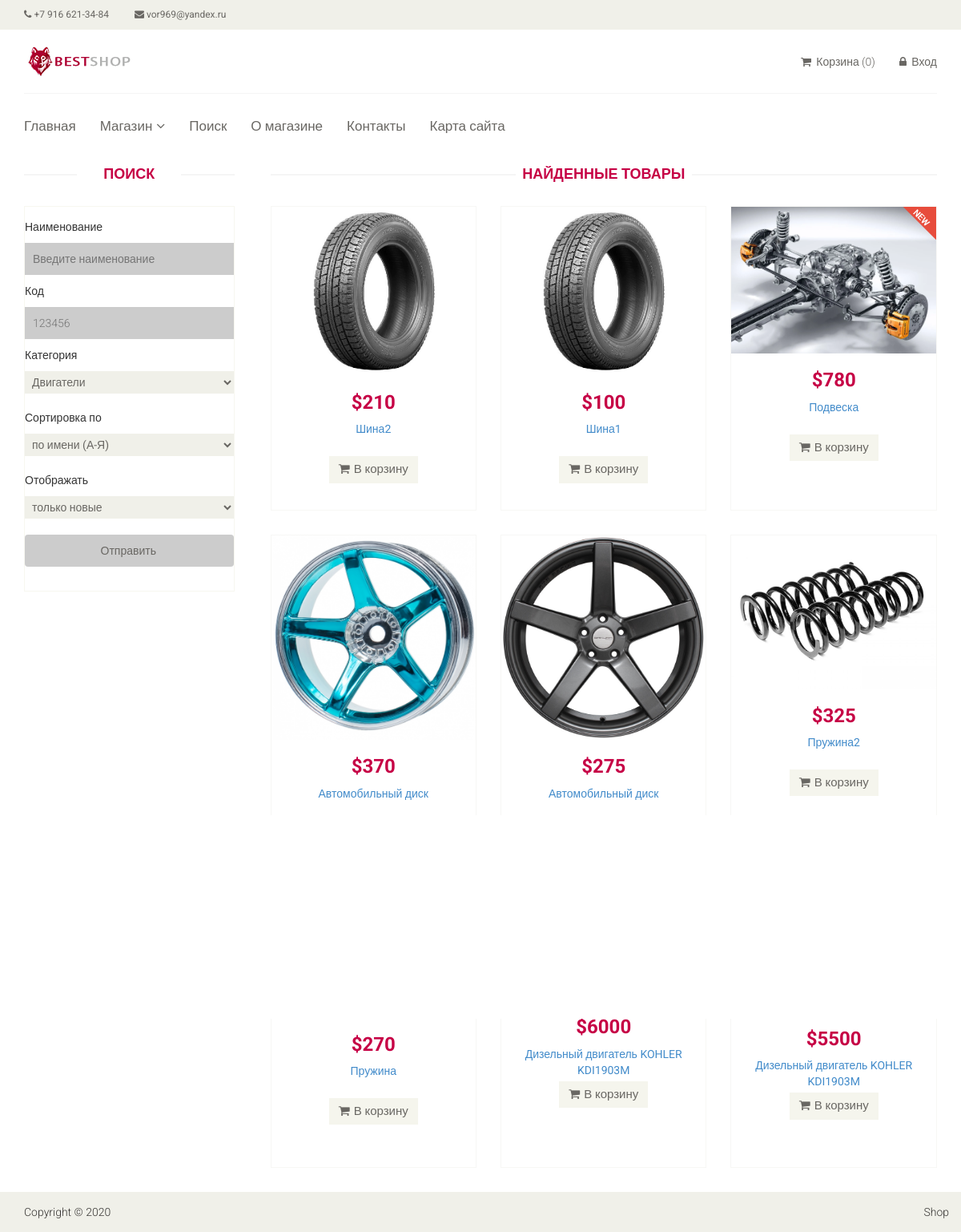
The app's page /search/ with its own data.
### tables this page shows
CREATE TABLE `product` (
  `id` int(11) NOT NULL,
  `name` varchar(255) NOT NULL,
  `category_id` int(11) NOT NULL,
  `code` int(11) NOT NULL,
  `price` float NOT NULL,
  `availability` int(11) NOT NULL,
  `brand` varchar(255) NOT NULL,
  `description` text NOT NULL,
  `is_new` int(11) NOT NULL DEFAULT 0,
  `is_recommended` int(11) NOT NULL DEFAULT 0,
  `status` int(11) NOT NULL DEFAULT 1,
  `image` varchar(64) DEFAULT NULL
);

### config/routes.php (called while the page is built)
<?php
return array(
    'product/([0-9]+)' => 'product/view/$1',
    'catalog' => 'catalog/index',
    'search' => 'catalog/search',
    'category/([0-9]+)/page-([0-9]+)' => 'catalog/category/$1/$2',
    'category/([0-9]+)' => 'catalog/category/$1',
    'cart/checkout' => 'cart/checkout',
    'cart/delete/([0-9]+)' => 'cart/delete/$1',
    'cart/add/([0-9]+)' => 'cart/add/$1',
    'cart/addAjax/([0-9]+)' => 'cart/addAjax/$1',
    'cart' => 'cart/index',
    'user/register' => 'user/register',
    'user/login' => 'user/login',
    'user/logout' => 'user/logout',
    'cabinet/edit' => 'cabinet/edit',
    'cabinet' => 'cabinet/index',
    'admin/product/create' => 'adminProduct/create',
    'admin/product/update/([0-9]+)' => 'adminProduct/update/$1',
    'admin/product/delete/([0-9]+)' => 'adminProduct/delete/$1',
    'admin/product' => 'adminProduct/index',
    'admin/category/create' => 'adminCategory/create',
    'admin/category/update/([0-9]+)' => 'adminCategory/update/$1',
    'admin/category/delete/([0-9]+)' => 'adminCategory/delete/$1',
    'admin/category' => 'adminCategory/index',
    'admin/order/update/([0-9]+)' => 'adminOrder/update/$1',
    'admin/order/delete/([0-9]+)' => 'adminOrder/delete/$1',
    'admin/order/view/([0-9]+)' => 'adminOrder/view/$1',
    'admin/order' => 'adminOrder/index',
    'admin' => 'admin/index',
    'contacts' => 'site/contact',
    'about' => 'site/about',
    'map' => 'site/map',
    'index.php' => 'site/index',
    '' => 'site/index',
);

### controllers/CatalogController.php (called while the page is built, shortened)
<?php
class CatalogController
{
    public function actionSearch()
    {
        $categories = Category::getCategoriesList();
        if (isset($_POST['submit']))
        {
            $name = $_POST['name'];
            $code = $_POST['code'];
            $categoryId = $_POST['category'];
            $sort = $_POST['sort'];
            $display = $_POST['display'];
            $allProducts = Product::getSearchProducts($name,$code,$categoryId,$sort,$display);
        }
        else
        {
            $allProducts = Product::getAllProducts();
        }
        require_once(ROOT . '/views/catalog/search.php');
        return true;
    }
}

### index.php (called while the page is built, shortened)
<?php
$router = new Router();
$router->run();

### models/Category.php (called while the page is built, shortened)
<?php
class Category
{
    public static function getCategoriesList()
    {
        $db = Db::getConnection();
        $result = $db->query('SELECT id, name FROM category WHERE status = "1" ORDER BY sort_order, name ASC');
        $i = 0;
        $categoryList = array();
        while ($row = $result->fetch()) {
            $categoryList[$i]['id'] = $row['id'];
            $categoryList[$i]['name'] = $row['name'];
            $i++;
        }
        return $categoryList;
    }
}

### models/Product.php (called while the page is built, shortened)
<?php
class Product
{
    public static function getAllProducts()
    {
        $db = Db::getConnection();
        $sql = 'SELECT id, name, price, is_new, description, code, availability FROM product '
                . 'WHERE status = "1" ORDER BY id DESC ';
        $result = $db->prepare($sql);
        $result->setFetchMode(PDO::FETCH_ASSOC);
        $result->execute();
        $i = 0;
        $productsList = array();
        while ($row = $result->fetch()) {
            $productsList[$i]['id'] = $row['id'];
            $productsList[$i]['name'] = $row['name'];
            $productsList[$i]['price'] = $row['price'];
            $productsList[$i]['is_new'] = $row['is_new'];
            $productsList[$i]['description'] = $row['description'];
            $productsList[$i]['code'] = $row['code'];
            $productsList[$i]['availability'] = $row['availability'];
            $i++;
        }
        return $productsList;
    }
    public static function getImage($id)
    {
        $noImage = 'no-image.jpg';
        $path = '/upload/images/products/';
        $pathToProductImage = $path . $id . '.jpg';
        if (file_exists($_SERVER['DOCUMENT_ROOT'].$pathToProductImage)) {
            return $pathToProductImage;
        }
        return $path . $noImage;
    }
}

### views/catalog/search.php (the view, shortened to what this page needs)
<?php include ROOT . '/views/layouts/header.php'; ?>
<section>
    <div class="container">
        <div class="row">
            <div class="col-sm-3">
                <div class="left-sidebar">
                    <h2>Поиск</h2>
                    <div class="panel-group category-products search-form">
                        <form action="#" method="post">
                            <p>Наименование</p>
                            <input type="text" name="name" placeholder="Введите наименование" value=""/>
                            <p>Код</p>
                            <input type="text" name="code" placeholder="123456" value=""/>
                            <p>Категория</p>
                            <select name="category">
                                <?php foreach ($categories as $categoryItem): ?>
                                    <option value="<?=$categoryItem['id'];?>"><?=$categoryItem['name'];?></option>
                                <?php endforeach; ?>
                            </select>
                            <br/><br/>
                            <p>Сортировка по</p>
                            <select name="sort">
                                <option value="name-top">по имени (А-Я)</option>
                            </select>
                            <br/>
                            <br/>
                            <p>Отображать</p>
                            <select name="display">
                                <option value="new">только новые</option>
                            </select>
                            <br/>
                            <br/>
                            <input type="submit" name="submit" class="btn btn-default" value="Отправить" />
                        </form>
                    </div>
                </div>
            </div>
            <div class="col-sm-9 padding-right">
                <div class="features_items">
                    <h2 class="title text-center">Найденные товары</h2>
                    <?php foreach ($allProducts as $product): ?>
                        <div class="col-sm-4">
                            <div class="product-image-wrapper">
                                <div class="single-products">
                                    <div class="productinfo text-center">
                                        <img src="<?php echo Product::getImage($product['id']); ?>" alt="" />
                                        <h2>$<?php echo $product['price'];?></h2>
                                        <p>
                                            <a href="/product/<?php echo $product['id'];?>">
                                                <?php echo $product['name'];?>
                                            </a>
                                        </p>
                                        <a href="#" data-id="<?php echo $product['id'];?>"
                                           class="btn btn-default add-to-cart">
                                            <i class="fa fa-shopping-cart"></i>В корзину
                                        </a>
                                    </div>
                                    <?php if ($product['is_new']): ?>
                                        <img src="/template/images/home/new.png" class="new" alt="" />
                                    <?php endif; ?>
                                </div>
                            </div>
                        </div>
                    <?php endforeach;?>
                </div>
            </div>
        </div>
    </div>
</section>
<?php include ROOT . '/views/layouts/footer.php'; ?>

### components/Router.php (shortened to what this page needs)
<?php
class Router
{
    private $routes;
    public function __construct()
    {
        $routesPath = ROOT . '/config/routes.php';
        $this->routes = include($routesPath);
    }
    private function getURI()
    {
        if (!empty($_SERVER['REQUEST_URI'])) {
            return trim($_SERVER['REQUEST_URI'], '/');
        }
    }
    public function run()
    {
        $uri = $this->getURI();
        foreach ($this->routes as $uriPattern => $path) {
            if (preg_match("~$uriPattern~", $uri)) {
                $internalRoute = preg_replace("~$uriPattern~", $path, $uri);
                $segments = explode('/', $internalRoute);
                $controllerName = array_shift($segments) . 'Controller';
                $actionName = 'action' . ucfirst(array_shift($segments));
                $parameters = $segments;
                $controllerObject = new $controllerName;
                $result = call_user_func_array(array($controllerObject, $actionName), $parameters);
                if ($result != null) {
                    break;
                }
            }
        }
    }
}

### template/css/main.css (style rules this page uses)
body { font-family: 'Roboto', sans-serif; background:; position: relative; font-weight:400px; }
html, body { height: 100%; margin: 0; padding: 0; }
a { -webkit-transition: 300ms; -moz-transition: 300ms; -o-transition: 300ms; transition: 300ms; }
h1, h2, h3, h4, h5, h6 { font-family: 'Roboto', sans-serif; }
.category-products { border: 1px solid #F7F7F0; margin-bottom: 35px; padding-bottom: 20px; padding-top: 15px; }
.left-sidebar h2, .brands_products h2 { color: #c60045; font-family: 'Roboto', sans-serif; font-size: 18px; font-weight: 700; margin: 0 auto 30px; text-align: center; text-transform: uppercase; position: relative; z-index:3; }
.left-sidebar h2:after, h2.title:after { content: " "; position: absolute; border: 1px solid #f5f5f5; bottom:8px; left: 0; width: 100%; height: 0; z-index: -2; }
.left-sidebar h2:before { content: " "; position: absolute; background: #fff; bottom: -6px; width: 130px; height: 30px; z-index: -1; left: 50%; margin-left: -65px; }
h2.title:before { content: " "; position: absolute; background: #fff; bottom: -6px; width: 220px; height: 30px; z-index: -1; left: 50%; margin-left: -110px; }
.padding-right { padding-right: 0; }
.features_items { overflow:hidden; }
h2.title { color: #c60045; font-family: 'Roboto', sans-serif; font-size: 18px; font-weight: 700; margin: 0 15px; text-transform: uppercase; margin-bottom: 30px; position: relative; }
.product-image-wrapper { border:1px solid #F7F7F5; overflow: hidden; margin-bottom:30px; height: 380px; }
.single-products { position: relative; }
.new, .sale { position: absolute; top: 0; right: 0; }
.productinfo h2 { color: #c60045; font-family: 'Roboto', sans-serif; font-size: 24px; font-weight: 700; }
.productinfo p { font-family: 'Roboto', sans-serif; font-size: 14px; font-weight: 400; height: 34px; color: #696763; }
.productinfo img { width: 100%; }
.productinfo { position:relative; }
.add-to-cart, .checkout, .back { background:#F5F5ED; border: 0 none; border-radius: 0; color: #696763; font-family: 'Roboto', sans-serif; font-size: 15px; margin-bottom: 25px; }
.add-to-cart i { margin-right:5px; }
.login-form form input, .signup-form form input, .search-form form input { background: #ccc; border: medium none; color: #696763; display: block; font-family: 'Roboto', sans-serif; font-size: 14px; font-weight: 300; height: 40px; margin-bottom: 10px; outline: medium none; padding-left: 10px; width: 100%; }
.user_info input, select, textarea { background: #F0F0E9; border:0; color: #696763; padding: 5px; width: 100%; border-radius: 0; resize: none }

### records on screen
product: price "210", name "Шина2"
product: price "100", name "Шина1"
product: shows a picture, price "780", name "Подвеска", is_new 1 (drawn)
product: shows a picture, price "370", name "Автомобильный диск"
product: shows a picture, price "275", name "Автомобильный диск"
product: price "325", name "Пружина2"
product: price "270", name "Пружина", is_new 1 (drawn)
product: shows a picture, price "6000", name "Дизельный двигатель KOHLER KDI1903M", is_new 1 (drawn)
product: shows a picture, price "5500", name "Дизельный двигатель KOHLER KDI1903M"

### other values on screen
form field category "Двигатели"
